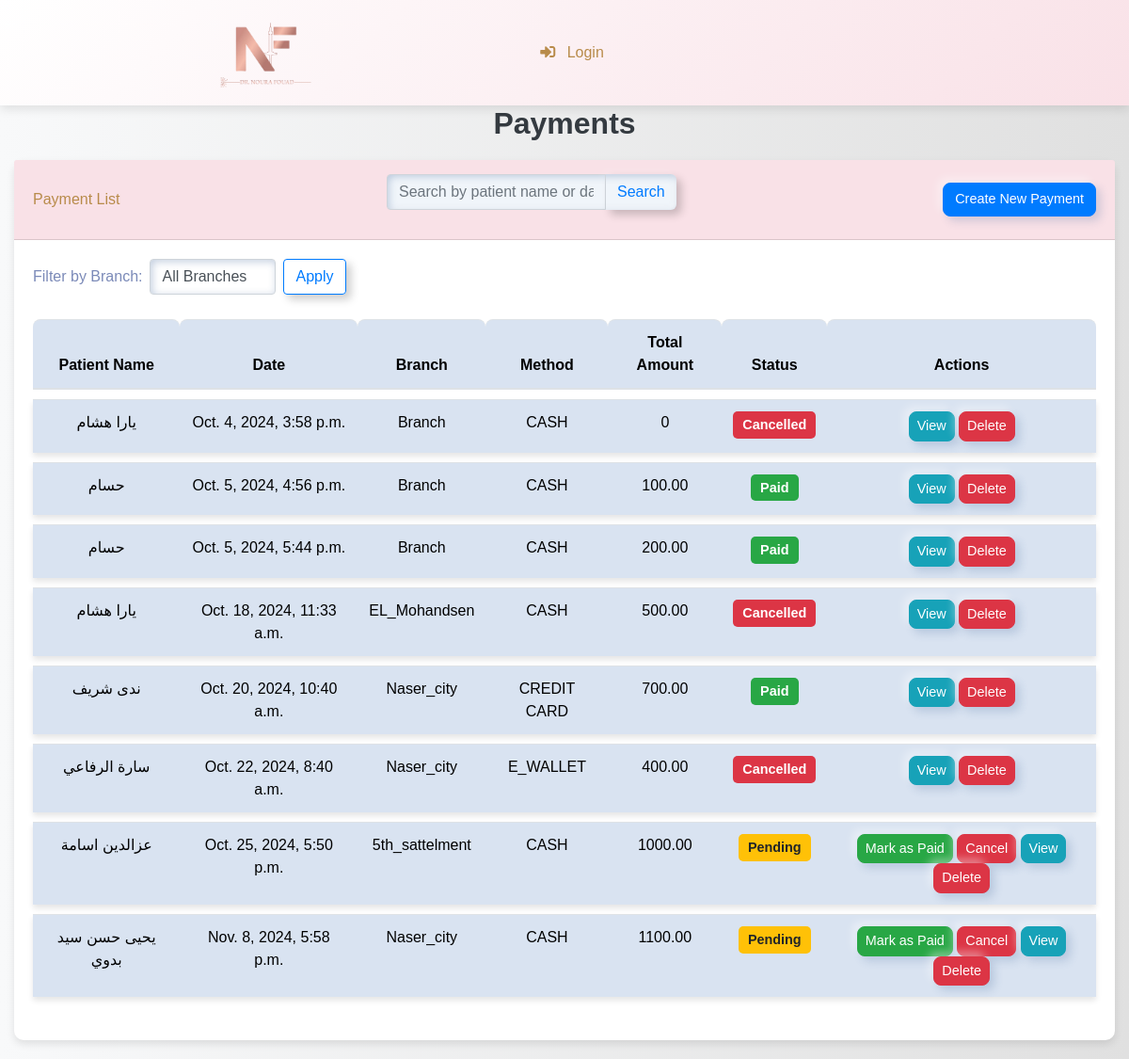
The page /payments/ on the database its author committed.
### webapp/models.py (models this page shows, shortened)
class Payment(models.Model):
    STATUS_CHOICES = [
        ('Paid', 'Paid'),
        ('Pending', 'Pending'),
        ('Cancelled', 'Cancelled'),
    ]
    METHOD_CHOICES = [
        ('INSTAPAY', 'INSTAPAY'),
        ('CASH', 'CASH'),
        ('CREDIT CARD', 'CREDIT CARD'),
        ( 'E_WALLET', 'E_WALLET'),
    ]
    BRANCH_CHOICES = [
        ('EL_Mohandsen', 'EL_Mohandsen'),
        ('5th_sattelment', '5th_sattelment'),
        ('Naser_city', 'Naser_city'),
    ]
    patient = models.CharField(max_length=20)
    Branch=models.CharField(max_length=50,choices=BRANCH_CHOICES,default='Branch' )
    created_at = models.DateTimeField(auto_now_add=True)
    status = models.CharField(max_length=20, choices=STATUS_CHOICES, default='Pending')
    method = models.CharField(max_length=100, choices=METHOD_CHOICES, default='CASH')
    def get_total_service(self):
        return sum([ps.price_at_time_of_payment * ps.quantity for ps in self.paymentservice_set.all()])
    def get_total_products(self):
        return sum([pi.price_at_time_of_payment * pi.quantity for pi in self.paymentinventory_set.all()])
    def get_total_amount(self):
        return self.get_total_service() + self.get_total_products()

class PaymentInventory(models.Model):
    payment = models.ForeignKey(Payment, on_delete=models.CASCADE)
    inventory = models.ForeignKey(Inventory, on_delete=models.CASCADE)
    quantity = models.PositiveIntegerField(default=1)
    price_at_time_of_payment = models.DecimalField(max_digits=10, decimal_places=2, default=0)   # السعر وقت الفاتورة

class PaymentService(models.Model):
    payment = models.ForeignKey(Payment, on_delete=models.CASCADE)
    service = models.ForeignKey(Service, on_delete=models.CASCADE)
    quantity = models.PositiveIntegerField(default=1)
    price_at_time_of_payment = models.DecimalField(max_digits=10, decimal_places=2, default=0)  # السعر وقت الدفع

### webapp/views.py (the view)
# urls.py: path('payments/', views.payment_list, name='payment_list'),
def payment_list(request):
    query = request.GET.get('q')  # قيمة البحث من البارامتر
    branch_filter = request.GET.get('branch')  # الحصول على الفرع المطلوب من البارامتر
    payments = Payment.objects.all()
    if query:
        payments = payments.filter(Q(patient__icontains=query))
    if branch_filter and branch_filter in dict(Payment.BRANCH_CHOICES).keys():
        payments = payments.filter(Branch=branch_filter)
    return render(request, 'web/billing.html', {'payments': payments, 'selected_branch': branch_filter})

### templates/web/billing.html (shortened to what this page needs)
{% extends "base.html" %}
{% block content %}
<!DOCTYPE html>
<html lang="en">
<head>
    <link rel="stylesheet" href="https://stackpath.bootstrapcdn.com/bootstrap/4.5.2/css/bootstrap.min.css">
</head>
<body>
    <div class="container-fluid">
        <h1 class="h2">Payments</h1>
        <div class="card">
            <div class="card-header">
                <span>Payment List</span>
                <form method="GET" class="mb-3">
                    <div class="input-group">
                        <input type="text" name="q" class="form-control" placeholder="Search by patient name or date" value="{{ request.GET.q }}">
                        <div class="input-group-append">
                            <button class="btn btn-outline-primary" type="submit">Search</button>
                        </div>
                    </div>
                </form>
                <a href="{% url 'create_payment' %}" class="btn btn-primary">Create New Payment</a>
            </div>
            <div class="card-body">
                <form method="GET" class="form-inline mb-3">
                    <label class="mr-2" for="branch_filter">Filter by Branch:</label>
                    <select name="branch" id="branch_filter" class="form-control mr-2">
                        <option value="">All Branches</option>
                    </select>
                    <button type="submit" class="btn btn-outline-primary">Apply</button>
                </form>
                <table class="table">
                    <thead>
                        <tr>
                            <th>Patient Name</th>
                            <th>Date</th>
                            <th>Branch</th>
                            <th>Method</th>
                            <th>Total Amount</th>
                            <th>Status</th>
                            <th>Actions</th>
                        </tr>
                    </thead>
                    <tbody>
                        {% for payment in payments %}
                        <tr>
                            <td data-label="Patient Name">{{ payment.patient }}</td>
                            <td data-label="Date">{{ payment.created_at }}</td>
                            <td data-label="Branch">{{ payment.Branch }}</td>
                            <td data-label="Method">{{ payment.method }}</td>
                            <td data-label="Total Amount">{{ payment.get_total_amount }}</td>
                            <td data-label="Status">
                                {% if payment.status == 'Pending' %}
                                    <span class="badge badge-warning">Pending</span>
                                {% elif payment.status == 'Paid' %}
                                    <span class="badge badge-success">Paid</span>
                                {% elif payment.status == 'Cancelled' %}
                                    <span class="badge badge-danger">Cancelled</span>
                                {% endif %}
                            </td>
                            <td data-label="Actions">
                                {% if payment.status == 'Pending' %}
                                    <a href="{% url 'update_payment_status' payment.id 'Paid' %}" class="btn btn-sm btn-success">Mark as Paid</a>
                                    <a href="{% url 'update_payment_status' payment.id 'Cancelled' %}" class="btn btn-sm btn-danger">Cancel</a>
                                {% endif %}
                                <a href="{% url 'view_payment' payment.id %}" class="btn btn-sm btn-info">View</a>
                                <form action="{% url 'delete_payment' payment.id %}" method="POST" style="display: inline;">
                                    <button type="submit" class="btn btn-sm btn-danger" onclick="return confirm('Are you sure you want to delete this payment?');">Delete</button>
                                </form>
                            </td>
                        </tr>
                        {% endfor %}
                    </tbody>
                </table>
            </div>
        </div>
    </div>
</body>
</html>
{% endblock %}

### templates/web/billing.html (style rules this page uses)
body { background: linear-gradient(to right, #f8f9fa, #e0e0e0); font-family: 'Arial', sans-serif; }
.card { margin-bottom: 20px; border: none; border-radius: 10px; box-shadow: 0 4px 8px rgba(0, 0, 0, 0.1); }
.card-header { display: flex; justify-content: space-between; align-items: center; background-color: #f9e1e7; color: #b88b4a; border-radius: 10px 10px 0 0; padding: 15px 20px; }
h1.h2 { color: #343a40; font-weight: bold; margin-bottom: 20px; text-align: center; }
table.table { border-collapse: separate; border-spacing: 0 10px; }
table thead th { background-color: #343a40; color: white; font-size: 1rem; text-align: center; border-top-left-radius: 8px; border-top-right-radius: 8px; padding: 10px; }
table tbody tr { background-color: white; box-shadow: 0 4px 6px rgba(0, 0, 0, 0.1); transition: transform 0.2s ease; }
table tbody td { padding: 15px; text-align: center; color: #343a40; font-weight: 500; vertical-align: middle; }
.btn-primary, .btn-danger, .btn-success, .btn-info { font-size: 0.9em; border-radius: 8px; transition: background-color 0.3s ease; }
.badge { padding: 0.5em 0.7em; font-size: 0.9em; border-radius: 5px; }
.badge-success { background-color: #28a745; }
.badge-warning { background-color: #ffc107; }
.badge-danger { background-color: #dc3545; }

### rows shown on the page
Payment: patient "يارا هشام", created_at "Oct. 4, 2024, 3:58 p.m.", Branch "Branch", method "CASH", get_total_amount "0", status "Cancelled"
Payment: patient "حسام", created_at "Oct. 5, 2024, 4:56 p.m.", Branch "Branch", method "CASH", get_total_amount "100.00", status "Paid"
Payment: patient "حسام", created_at "Oct. 5, 2024, 5:44 p.m.", Branch "Branch", method "CASH", get_total_amount "200.00", status "Paid"
Payment: patient "يارا هشام", created_at "Oct. 18, 2024, 11:33 a.m.", Branch "EL_Mohandsen", method "CASH", get_total_amount "500.00", status "Cancelled"
Payment: patient "ندى شريف", created_at "Oct. 20, 2024, 10:40 a.m.", Branch "Naser_city", method "CREDIT CARD", get_total_amount "700.00", status "Paid"
Payment: patient "سارة الرفاعي", created_at "Oct. 22, 2024, 8:40 a.m.", Branch "Naser_city", method "E_WALLET", get_total_amount "400.00", status "Cancelled"
Payment: patient "عزالدين اسامة", created_at "Oct. 25, 2024, 5:50 p.m.", Branch "5th_sattelment", method "CASH", get_total_amount "1000.00", status "Pending"
Payment: patient "يحيى حسن سيد بدوي", created_at "Nov. 8, 2024, 5:58 p.m.", Branch "Naser_city", method "CASH", get_total_amount "1100.00", status "Pending"
